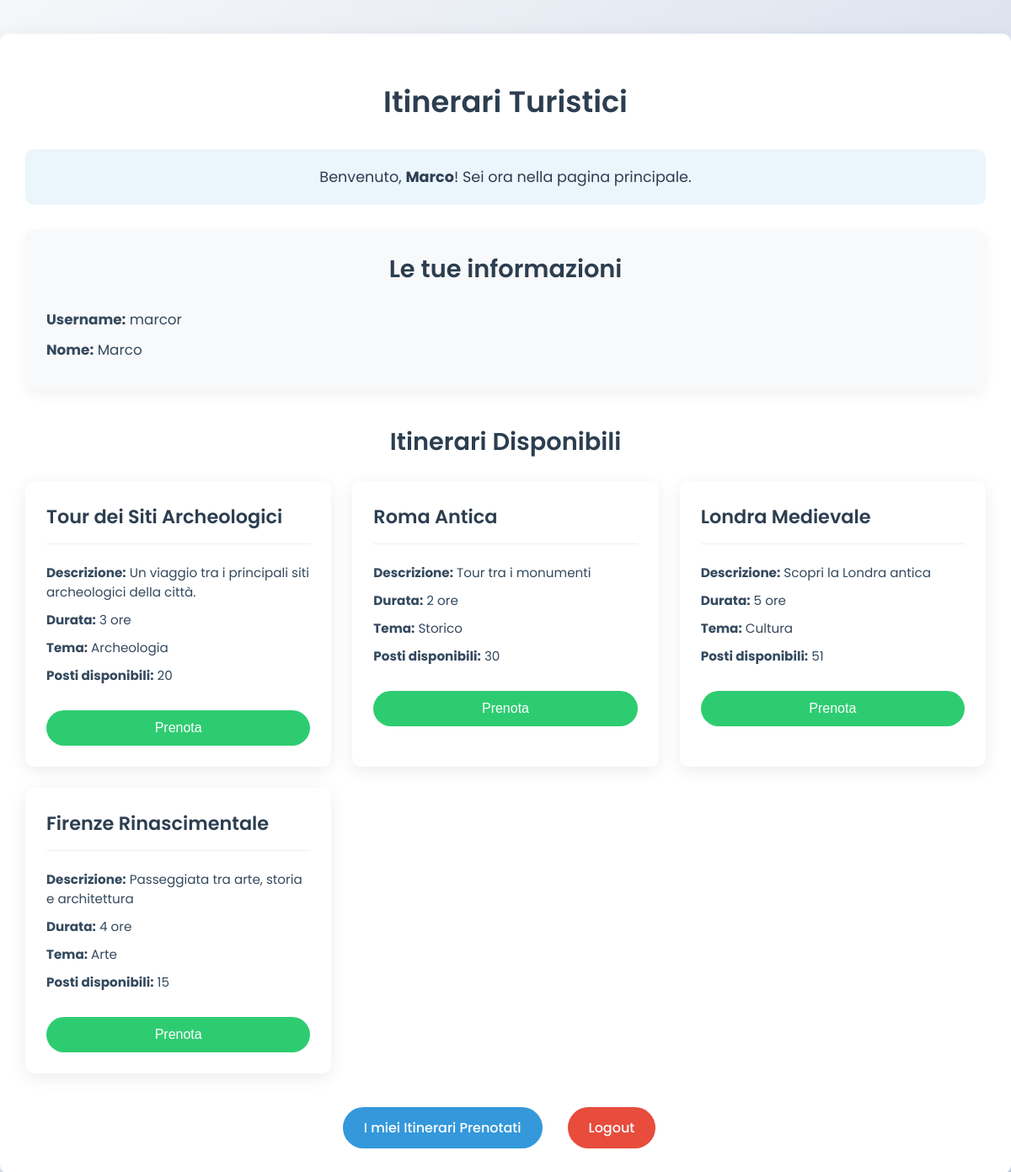
Page /principale/ (signed in) on the committed database.
### Itinerari/models.py (models this page shows, shortened)
class Itinerario(models.Model):
    id_itinerario = models.AutoField(primary_key=True)
    titolo = models.CharField(max_length=100, null=True)
    descrizione = models.CharField(max_length=100, null=True)
    durata = models.CharField(max_length=100, null=True)
    maxpartecipanti = models.IntegerField()
    tema = models.CharField(max_length=100, null=True)
    stato = models.BooleanField()
    guida = models.ForeignKey(Guida, on_delete=models.CASCADE, null=True)

### Itinerari/views.py (the view)
# urls.py: path('principale/', views.principale, name='principale'),
def principale(request):
    if 'turista_username' not in request.session:
        return redirect('login_turista')
    username = request.session.get('turista_username')
    nome = request.session.get('turista_nome')
    itinerari = Itinerario.objects.filter(stato=True, maxpartecipanti__gt=0)
    return render(request, 'principale.html', {
        'username': username,
        'nome': nome,
        'itinerari': itinerari
    })

### templates/principale.html (shortened to what this page needs)
<!DOCTYPE html>
<html lang="en">
<head>
</head>
<body>
    <div class="container">
        <h1>Itinerari Turistici</h1>
        <div class="welcome-message">
            Benvenuto, <strong>{{ nome }}</strong>! Sei ora nella pagina principale.
        </div>
        <div class="user-info">
            <h2>Le tue informazioni</h2>
            <p><strong>Username:</strong> {{ username }}</p>
            <p><strong>Nome:</strong> {{ nome }}</p>
        </div>
        <div class="itinerari-container">
            <h2>Itinerari Disponibili</h2>
            {% if itinerari %}
                <div class="itinerari-list">
                    {% for itinerario in itinerari %}
                        <div class="itinerario-card">
                            <h3>{{ itinerario.titolo }}</h3>
                            <p><strong>Descrizione:</strong> {{ itinerario.descrizione }}</p>
                            <p><strong>Durata:</strong> {{ itinerario.durata }}</p>
                            <p><strong>Tema:</strong> {{ itinerario.tema }}</p>
                            <p><strong>Posti disponibili:</strong> {{ itinerario.maxpartecipanti }}</p>
                            <form method="post" action="{% url 'prenota_itinerario' %}">
                                <button type="submit" class="button prenota-button">Prenota</button>
                            </form>
                        </div>
                    {% endfor %}
                </div>
            {% else %}
                <p>Non ci sono itinerari disponibili al momento.</p>
            {% endif %}
        </div>
        <div class="menu-buttons">
            <a href="{% url 'itinerari_prenotati' %}" class="button">I miei Itinerari Prenotati</a>
            <a href="{% url 'benvenuto' %}" class="button logout-button">Logout</a>
        </div>
    </div>
</body>
</html>

### templates/principale.html (style rules this page uses)
body { font-family: 'Poppins', sans-serif; margin: 0; padding: 0; background: linear-gradient(135deg, #f5f7fa 0%, #c3cfe2 100%); min-height: 100vh; }
.container { max-width: 1200px; margin: 40px auto; background-color: white; padding: 30px; border-radius: 10px; box-shadow: 0 10px 30px rgba(0,0,0,0.1); }
h1, h2 { text-align: center; color: #2c3e50; font-weight: 600; }
h1 { font-size: 2.2rem; margin-bottom: 30px; }
h2 { font-size: 1.8rem; margin-bottom: 25px; }
.welcome-message { font-size: 1.1rem; margin-bottom: 30px; padding: 20px; background-color: rgba(52, 152, 219, 0.1); border-radius: 10px; text-align: center; color: #2c3e50; }
.user-info { margin-bottom: 40px; padding: 25px; background-color: #f8f9fa; border-radius: 10px; box-shadow: 0 5px 15px rgba(0,0,0,0.05); }
.user-info h2 { margin-top: 0; color: #2c3e50; }
.user-info p { margin: 10px 0; font-size: 1.05rem; color: #34495e; }
.button { display: inline-block; background-color: #3498db; color: white; padding: 12px 25px; text-decoration: none; border-radius: 50px; cursor: pointer; font-size: 1rem; font-weight: 500; margin-right: 15px; border: none; transition: all 0.3s ease; }
.logout-button { background-color: #e74c3c; }
.itinerari-container { margin-bottom: 40px; }
.itinerari-list { display: grid; grid-template-columns: repeat(auto-fill, minmax(320px, 1fr)); gap: 25px; }
.itinerario-card { border: none; border-radius: 10px; padding: 25px; background-color: #fff; box-shadow: 0 5px 20px rgba(0,0,0,0.08); transition: transform 0.3s ease, box-shadow 0.3s ease; }
.itinerario-card h3 { margin-top: 0; color: #2c3e50; border-bottom: 1px solid #ecf0f1; padding-bottom: 15px; font-size: 1.4rem; font-weight: 600; }
.itinerario-card p { color: #34495e; margin: 10px 0; font-size: 0.95rem; }
.prenota-button { width: 100%; margin-top: 20px; background-color: #2ecc71; }
.menu-buttons { display: flex; justify-content: center; margin-top: 30px; flex-wrap: wrap; gap: 15px; }

### rows in the picture
Itinerario: titolo "Tour dei Siti Archeologici", descrizione "Un viaggio tra i principali siti archeologici della città.", durata "3 ore", tema "Archeologia", maxpartecipanti "20"
Itinerario: titolo "Roma Antica", descrizione "Tour tra i monumenti", durata "2 ore", tema "Storico", maxpartecipanti "30"
Itinerario: titolo "Londra Medievale", descrizione "Scopri la Londra antica", durata "5 ore", tema "Cultura", maxpartecipanti "51"
Itinerario: titolo "Firenze Rinascimentale", descrizione "Passeggiata tra arte, storia e architettura", durata "4 ore", tema "Arte", maxpartecipanti "15"

### other values in the picture
{{ nome }} "Marco"
{{ username }} "marcor"
